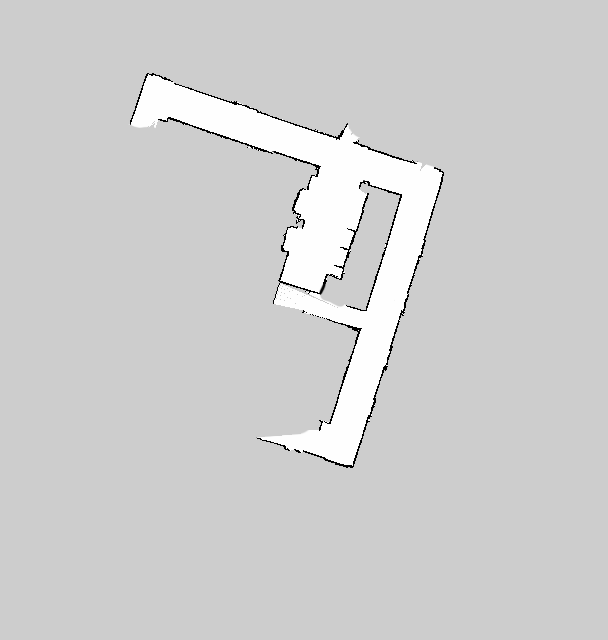
#> input picture mapa_final.pgm, 608 x 640 px
$ python hough.py
#> lines starting #> are read from the running program, lines starting #| are printed output that depends on the picture; after the words box and inside, x2 and y2 are one past the last pixel; in counts of white or black regions, pixels touching at a corner belong together; long printed decimals are rounded
"""
Este programa vai detetar as linhas do mapa do corredor utilizando Hough Transform
e retorna a matriz com as coordenadas polares das respetivas retas em relação ao referencial
do mapa.
"""
import sys
import math
import cv2 as cv
import numpy as np
import matplotlib.pyplot as plt

def main(argv):

    default_file = 'mapa_final.pgm'
    filename = argv[0] if len(argv) > 0 else default_file
    # Loads an image
    src = cv.imread(cv.samples.findFile(filename), cv.IMREAD_GRAYSCALE)
#> src is the input picture: shape (640, 608); min 0, max 254, mean 207.2
    # Check if image is loaded fine
    if src is None:
        print ('Error opening image!')
        print ('Usage: hough_lines.py [image_name -- default ' + default_file + '] \n')
        return -1


    dst = cv.Canny(src, 50, 300, None, 3)
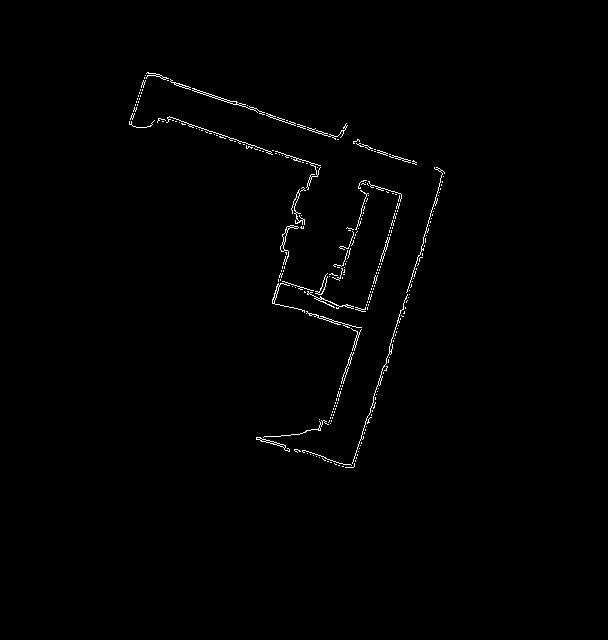
#> dst: shape (640, 608); 0.78% white in thin lines or dots, all inside (x1, y1, x2, y2) = (129, 72, 445, 468)
    #cdst = cv.cvtColor(dst, cv.COLOR_GRAY2BGR)

    cdst = cv.cvtColor(src, cv.COLOR_GRAY2BGR)
    cdstP = np.copy(cdst)

    figure = plt.figure(figsize=(12, 12))
    subplot = figure.add_subplot(1, 1, 1)
    subplot.set_facecolor((0, 0, 0))


    #Parâmetros a mudar:
    #(ver: https://docs.opencv.org/3.4/d9/db0/tutorial_hough_lines.html)
    linesP = cv.HoughLinesP(dst, 1, np.pi / 180, 22, None, 20, 10)
#> linesP = 54 rows, first 6: [174, 84, 256, 111], [147, 72, 334, 136], [169, 116, 319, 168], [393, 336, 444, 172], [367, 308, 391, 232], [348, 363, 359, 327]


    #índices das linhas selecionadas:
    line_idx = [1, 2, 3, 11, 12, 13, 14, 15, 25, 33, 34, 37, 44, 16, 29, 45]


    if linesP is not None:
        for i in range(0, len(line_idx)):

            l = linesP[line_idx[i]][0]
            cv.line(cdstP, (l[0], l[1]), (l[2], l[3]), (0,0,255), 3, cv.LINE_AA)
#> this loop made 16 passes
#> l on passes 1 to 12: [147, 72, 334, 136], [169, 116, 319, 168], [393, 336, 444, 172], [302, 311, 358, 327], [256, 439, 353, 467], [272, 302, 286, 254], [329, 421, 357, 331], [342, 277, 351, 245], [307, 293, 362, 311], [282, 283, 318, 294], [129, 124, 145, 75], [282, 251, 289, 226]
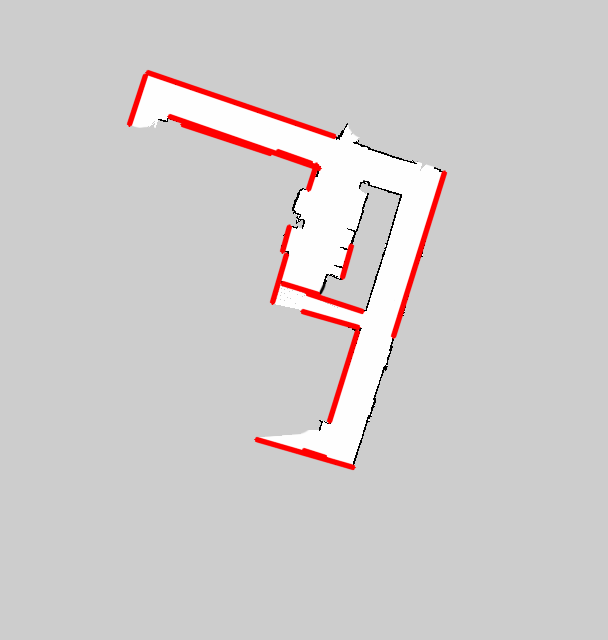
#> cdstP: shape (640, 608, 3); 2.03% of pixels changed, all inside (x1, y1, x2, y2) = (126, 69, 448, 471)

    cv.imshow("Source", src)
    cv.imshow("Detected Lines (in red) - Probabilistic Line Transform", cdstP)


    linha = linesP[line_idx,:,:]
#> linha = 16 rows, first 6: [147, 72, 334, 136], [169, 116, 319, 168], [393, 336, 444, 172], [302, 311, 358, 327], [256, 439, 353, 467], [272, 302, 286, 254]

    #Mudança de referencial da imagem para o referencial do mapa:
    for i in range(0, len(line_idx)):
        linha[i, 0, 1] = -linha[i, 0, 1] + (640 - 456)
        linha[i, 0, 0] = linha[i, 0, 0] - 424
        linha[i, 0, 3] = -linha[i, 0, 3] + (640 - 456)
        linha[i, 0, 2] = linha[i, 0, 2] - 424
#> after the loop, linha = 16 rows, first 6: [-277, 112, -90, 48], [-255, 68, -105, 16], [-31, -152, 20, 12], [-122, -127, -66, -143], [-168, -255, -71, -283], [-152, -118, -138, -70]


    #Obtenção da matriz de linhas do mapa em coordenadas polares:
    linha_polar=np.zeros((2,len(line_idx)))

    for i in range(0, len(line_idx)):
        # efetua regressao de reta em coordenadas polares
        x_c = (linha[i, 0, 0] + linha[i, 0, 2])/2
        y_c = (linha[i, 0, 1] + linha[i, 0, 3]) / 2
        lx = [0, 2]
        ly = [1, 3]
        dx = np.asmatrix(linha[i, 0, lx] - x_c)
        dy = np.asmatrix(linha[i, 0, ly] - y_c)

        num = -2 * np.matrix.sum(np.multiply(dx, dy))
        den = np.matrix.sum(np.multiply(dy, dy) - np.multiply(dx, dx))
        alpha = math.atan2(num, den) / 2

        r = x_c * math.cos(alpha) + y_c * math.sin(alpha)

        if r < 0:
            alpha = alpha + math.pi
            r = -r

        if alpha > math.pi:
            alpha = alpha - 2 * math.pi
        elif alpha < -math.pi:
            alpha = alpha + 2 * math.pi

        linha_polar[1, i] = r * 0.05  #em metros; NOTA: 0.05 é a resolução do mapa
        linha_polar[0, i] = alpha
#> this loop made 16 passes
#> (x_c, y_c, dx, dy, num, den, alpha, r) on passes 1 to 9: (-183.5, 80, [[-93.5, 93.5]], [[32, -32]], 11968, -15436.5, 1.24, 16.27), (-180, 42, [[-75, 75]], [[26, -26]], 7800, -9898, -1.9, 19.27), (-5.5, -70, [[-25.5, 25.5]], [[-82, 82]], -8364, 12147.5, -0.301, 15.53), (-94, -135, [[-28, 28]], [[8, -8]], 896, -1440, -1.85, 155.6), (-119.5, -269, [[-48.5, 48.5]], [[14, -14]], 2716, -4312.5, -1.85, 291.6), (-145, -94, [[-7, 7]], [[-24, 24]], -672, 1054, 2.86, 112.9), (-81, -192, [[-14, 14]], [[-45, 45]], -2520, 3658, 2.84, 20.31), (-77.5, -77, [[-4.5, 4.5]], [[-16, 16]], -288, 471.5, 2.87, 53.76), (-89.5, -118, [[-27.5, 27.5]], [[9, -9]], 990, -1350.5, -1.89, 140)

    print(linha_polar)
#| [[ 1.241 -1.904  -0.3015  -1.849 -1.852  2.858
#|    2.840  2.867  -1.887 -1.867  2.826  2.869
#|    2.832 -1.889 -1.910 -1.879]
#|  [ 0.8136  0.9637  0.7767  7.781 14.579  5.644
#|    1.015  2.688  6.999  6.809 14.953  5.934
#|    5.448  0.9379  0.8903 14.508  ]]

    cv.waitKey()
    return 0


if __name__ == "__main__":
    main(sys.argv[1:])
